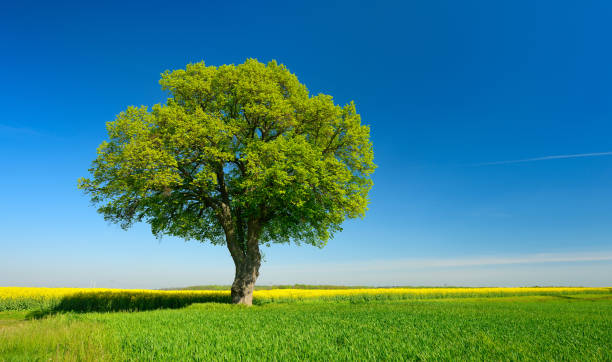
#> input picture LAB/Lab Implementation/Exp 16/image.jpg, 612 x 362 px
$ python 'Exp 16.py'   (older library calls are emulated)
#> lines starting #> are read from the running program, lines starting #| are printed output that depends on the picture

import cv2
import numpy as np

img = cv2.imread("image.jpg")
#> img is the input picture: shape (362, 612, 3); mean B, G, R 129.6, 133.1, 68.7

gray = cv2.cvtColor(img, cv2.COLOR_BGR2GRAY)
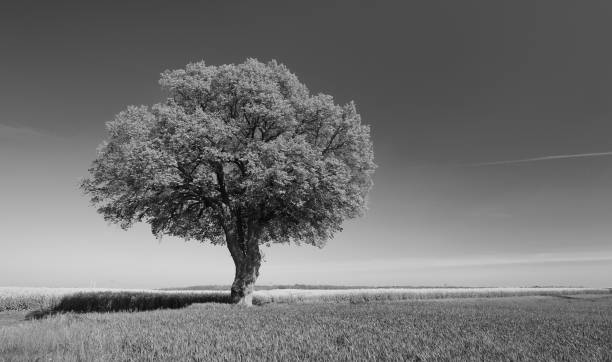
#> gray: shape (362, 612); min 1, max 231, mean 113.5

sobel_x = cv2.Sobel(gray, cv2.CV_64F, 1, 0, ksize=3)
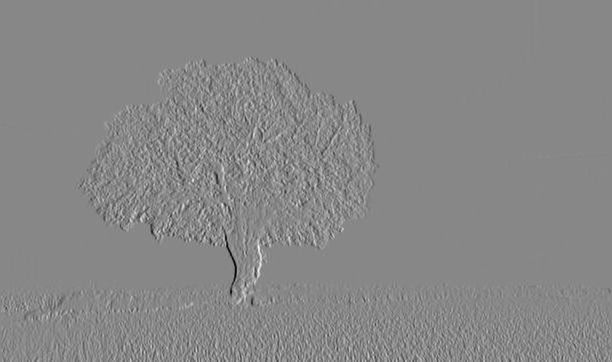
#> sobel_x: shape (362, 612) float64; min -723, max 634, mean -0.4; drawn with min black and max white
sobel_y = cv2.Sobel(gray, cv2.CV_64F, 0, 1, ksize=3)
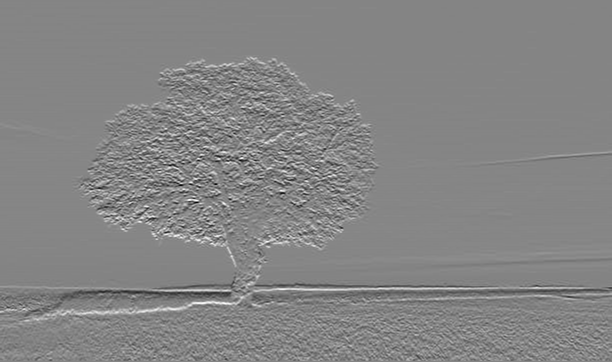
#> sobel_y: shape (362, 612) float64; min -563, max 517, mean 0.8; drawn with min black and max white

abs_x = cv2.convertScaleAbs(sobel_x)
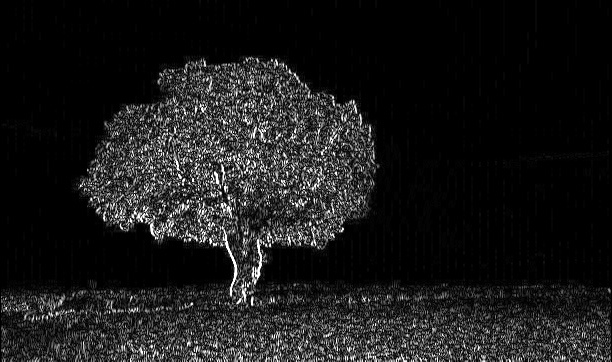
#> abs_x: shape (362, 612); min 0, max 255, mean 26.4
abs_y = cv2.convertScaleAbs(sobel_y)
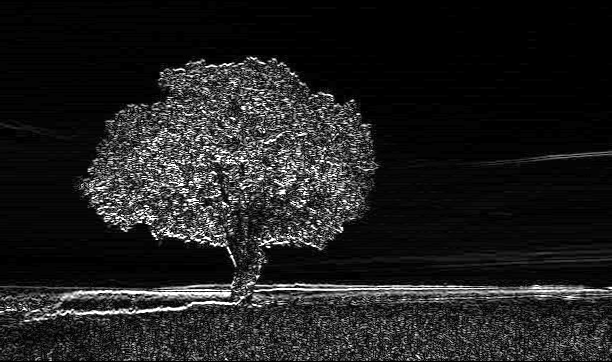
#> abs_y: shape (362, 612); min 0, max 255, mean 31.8

result = cv2.addWeighted(abs_x, 0.5, abs_y, 0.5, 0)
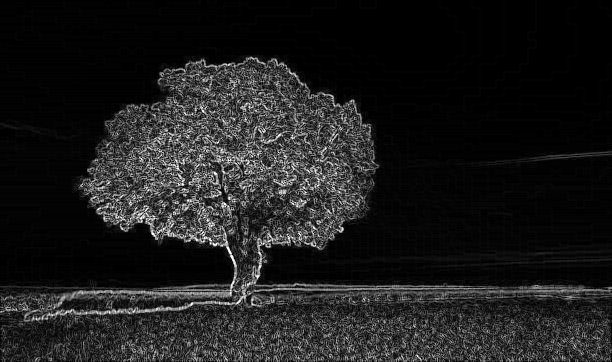
#> result: shape (362, 612); min 0, max 255, mean 29.1

cv2.imshow("Original Image", img)
cv2.imshow("Sobel Filtered Image", result)

cv2.waitKey(0)
cv2.destroyAllWindows()
